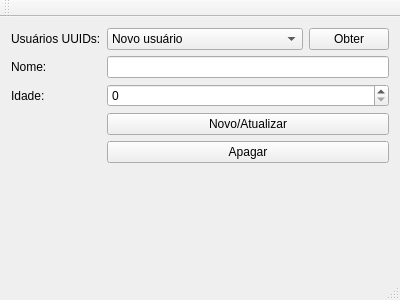
<?xml version="1.0" encoding="UTF-8"?>
<ui version="4.0">
 <class>MainWindow</class>
 <widget class="QMainWindow" name="MainWindow">
  <property name="geometry">
   <rect>
    <x>0</x>
    <y>0</y>
    <width>400</width>
    <height>300</height>
   </rect>
  </property>
  <property name="windowTitle">
   <string>MainWindow</string>
  </property>
  <widget class="QWidget" name="centralWidget">
   <layout class="QFormLayout" name="formLayout">
    <item row="0" column="0">
     <widget class="QLabel" name="label">
      <property name="text">
       <string>Usuários UUIDs:</string>
      </property>
     </widget>
    </item>
    <item row="0" column="1">
     <layout class="QHBoxLayout" name="horizontalLayout">
      <item>
       <widget class="QComboBox" name="uuidCB">
        <property name="sizePolicy">
         <sizepolicy hsizetype="Expanding" vsizetype="Fixed">
          <horstretch>0</horstretch>
          <verstretch>0</verstretch>
         </sizepolicy>
        </property>
        <item>
         <property name="text">
          <string>Novo usuário</string>
         </property>
        </item>
       </widget>
      </item>
      <item>
       <widget class="QPushButton" name="obterPB">
        <property name="text">
         <string>Obter</string>
        </property>
       </widget>
      </item>
     </layout>
    </item>
    <item row="1" column="0">
     <widget class="QLabel" name="label_2">
      <property name="text">
       <string>Nome:</string>
      </property>
     </widget>
    </item>
    <item row="1" column="1">
     <widget class="QLineEdit" name="nomeLE"/>
    </item>
    <item row="2" column="0">
     <widget class="QLabel" name="label_3">
      <property name="text">
       <string>Idade:</string>
      </property>
     </widget>
    </item>
    <item row="2" column="1">
     <widget class="QSpinBox" name="idadeSP"/>
    </item>
    <item row="3" column="1">
     <widget class="QPushButton" name="novoAtualizarPB">
      <property name="text">
       <string>Novo/Atualizar</string>
      </property>
     </widget>
    </item>
    <item row="4" column="1">
     <widget class="QPushButton" name="apagarPB">
      <property name="text">
       <string>Apagar</string>
      </property>
     </widget>
    </item>
   </layout>
  </widget>
  <widget class="QMenuBar" name="menuBar">
   <property name="geometry">
    <rect>
     <x>0</x>
     <y>0</y>
     <width>400</width>
     <height>23</height>
    </rect>
   </property>
  </widget>
  <widget class="QToolBar" name="mainToolBar">
   <attribute name="toolBarArea">
    <enum>TopToolBarArea</enum>
   </attribute>
   <attribute name="toolBarBreak">
    <bool>false</bool>
   </attribute>
  </widget>
  <widget class="QStatusBar" name="statusBar"/>
 </widget>
 <layoutdefault spacing="6" margin="11"/>
 <resources/>
 <connections/>
</ui>
